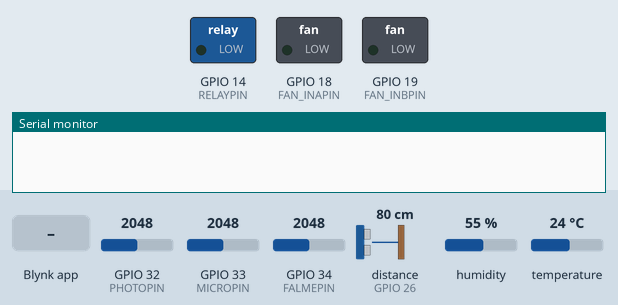
The sketch below on a simulated ESP32. On the bench: switched loads named in the sketch (green lamp = pin HIGH), the last lines printed to the serial monitor. Wiring (inferred from the names in the program): ultrasonic range finder: trigger GPIO 25; echo GPIO 26. Inputs (shaded band) come from the test bench; at power-on: GPIO 32 (PHOTOPIN) = 2048, GPIO 33 (MICROPIN) = 2048, GPIO 34 (FALMEPIN) = 2048, distance to the obstacle (sensor on GPIO 26) 80 cm, humidity 55 %, temperature 24 °C. The echo pulse lasts 58.3 µs per cm; WiFi joins after 1.5 s; servers stay silent unless stated; uploads are accepted with an empty reply; pins used as bus, display or sensor lines are not drawn.

Above: at 3.0 s.
3.1 s: Blynk app writes 1 to V6
At 5.5 s:
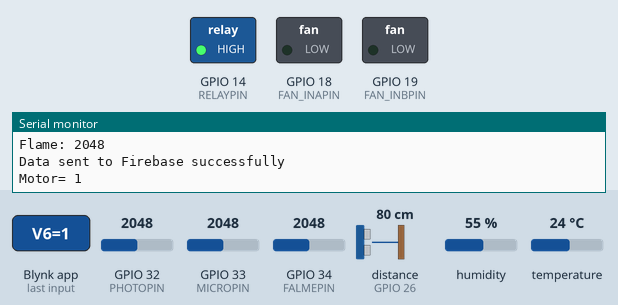
12.6 s: Blynk app writes 0 to V6
At 14.5 s:
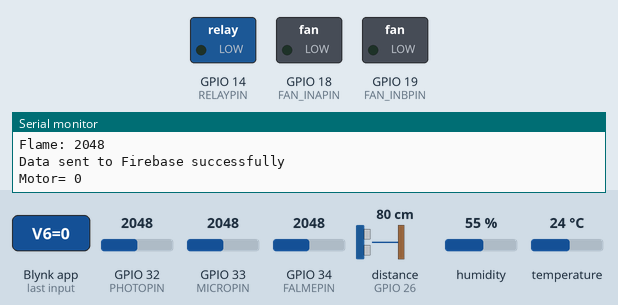
Timing chart, 0 to 16.0 s (numbered marks = the images above; inputs shaded):
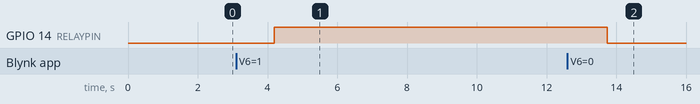

The sketch:

Project-Emb-DOIT-All.ino
```cpp
#include "soc/soc.h"
#include "soc/rtc_cntl_reg.h"

#define BLYNK_PRINT Serial
#define BLYNK_TEMPLATE_ID "TMPL6p-I1HYkE"
#define BLYNK_TEMPLATE_NAME "Emb"
#define BLYNK_AUTH_TOKEN "lTIJY_r_HsIMMhC6gXhsl328YHqSbSRX"
#include <BlynkSimpleEsp32.h>
BlynkTimer timer;

// Firebase configuration
#include <WiFi.h>
#include <FirebaseESP32.h>
#define FIREBASE_HOST "project-emb-a6725-default-rtdb.asia-southeast1.firebasedatabase.app"
#define FIREBASE_AUTH "AIzaSyCFH00MqZBkP6sUacCclm4HFU6BbLm9G0w"
FirebaseData firebaseData;
FirebaseConfig firebaseConfig;
FirebaseAuth firebaseAuth;
FirebaseJson json;

// FastAPI configuration
#include <HTTPClient.h>
#include <ArduinoJson.h>
#define FASTAPI_SERVER "https://fastapi-lightgbm-deploy-6hef.vercel.app"
HTTPClient http;

#define ULTRA_TRINGPIN 25
#define ULTRA_ECHOPIN 26

#define MICROPIN 33
#define RELAYPIN 14
#define FAN_INAPIN 18
#define FAN_INBPIN 19
#define PHOTOPIN 32
#define FALMEPIN 34

#include "DHT.h"
#define DHTPIN 27
#define DHTTYPE DHT11
DHT dht(DHTPIN, DHTTYPE);

double value_humidity, value_temp, value_photo, value_flame;
int value_ultra, value_micro;
bool state = 0;

void Flame_Sensor();
void Micro_Sensor();
void Ultra_Sensor();
long Ultra_microsecondsToCentimeters(long microseconds);
void DHT_Sensor();
void Photo_Sensor();
void Fan_on();
void Fan_off();
void Relay_on();
void Relay_off();
void sendDataToFirebase();
bool predictMotorState();

BLYNK_WRITE(V6) {
  int pinValue = param.asInt();
  Serial.print(F("Motor= "));
  Serial.println(pinValue);

  // process received value
  if (pinValue == 1) {
    Relay_on();
  } else {
    Relay_off();
  }
}

void myTimerEvent() {
  Blynk.virtualWrite(V0, value_humidity);
  Blynk.virtualWrite(V1, value_temp);
  Blynk.virtualWrite(V2, value_photo);

  Blynk.virtualWrite(V3, value_ultra);
  Blynk.virtualWrite(V4, value_micro);
  Blynk.virtualWrite(V6, state);
  Blynk.virtualWrite(V7, value_flame);
}

void setup() {
  WRITE_PERI_REG(RTC_CNTL_BROWN_OUT_REG, 0);  //disable detector
  Serial.begin(115200);
  // Blynk.begin(BLYNK_AUTH_TOKEN, "Poomphasin 2.4G", "0956579194");
  Blynk.begin(BLYNK_AUTH_TOKEN, "iPhonePanunan", "@1234567890");
  timer.setInterval(1000L, myTimerEvent);

  // Initialize Firebase
  firebaseConfig.host = FIREBASE_HOST;
  firebaseConfig.signer.tokens.legacy_token = FIREBASE_AUTH;
  Firebase.begin(&firebaseConfig, &firebaseAuth);
  Firebase.reconnectWiFi(true);
  Firebase.setReadTimeout(firebaseData, 1000 * 60);
  Firebase.setwriteSizeLimit(firebaseData, "tiny");

  dht.begin();  //DHT
  pinMode(FAN_INAPIN, OUTPUT);
  pinMode(FAN_INBPIN, OUTPUT);
  pinMode(RELAYPIN, OUTPUT);

  pinMode(ULTRA_TRINGPIN, OUTPUT);
  pinMode(ULTRA_ECHOPIN, OUTPUT);
  pinMode(ULTRA_ECHOPIN, OUTPUT);

  pinMode(FALMEPIN, INPUT);
  pinMode(MICROPIN, INPUT);
  pinMode(PHOTOPIN, INPUT);
}

void loop() {
  Blynk.run();
  timer.run();
  Blynk.syncVirtual(V6);
  // Wait a few seconds between measurements.
  delay(2000);

  Ultra_Sensor();
  Micro_Sensor();

  // Use LightGBM prediction via FastAPI instead of if-else
  bool shouldOpen = predictMotorState();

  if (shouldOpen) {
    Serial.print(F(", Result: Open (ML Prediction)"));
    if (value_ultra < 30) {
      Blynk.logEvent("motor_open", "Motor is opening!");
    }
    toggleState();
  } else {
    Serial.print(F(", Result: Close (ML Prediction)"));
  }
  Serial.println();
  DHT_Sensor();
  Photo_Sensor();
  Flame_Sensor();

  // Send data to Firebase
  sendDataToFirebase();
}

void Micro_Sensor() {
  value_micro = analogRead(MICROPIN);
  Serial.print(F("Microphone: "));
  Serial.print(value_micro);
}

void Ultra_Sensor() {
  long duration, cm;

  digitalWrite(ULTRA_TRINGPIN, LOW);
  delayMicroseconds(2);
  digitalWrite(ULTRA_TRINGPIN, HIGH);
  delayMicroseconds(5);
  digitalWrite(ULTRA_TRINGPIN, LOW);
  pinMode(ULTRA_ECHOPIN, INPUT);
  duration = pulseIn(ULTRA_ECHOPIN, HIGH);

  cm = Ultra_microsecondsToCentimeters(duration);
  if (isnan(cm)) {
    Serial.println(F("Failed to read from Ultra sensor!"));
    return;
  }
  value_ultra = cm;
  Serial.print(F("Ultrasonic: "));
  Serial.print(cm);
  Serial.print("cm, ");
}

long Ultra_microsecondsToCentimeters(long microseconds) {
  // The speed of sound is 340 m/s or 29 microseconds per centimeter.
  // The ping travels out and back, so to find the distance of the
  // object we take half of the distance travelled.
  return microseconds / 29 / 2;
}

void Relay_on() {
  digitalWrite(RELAYPIN, HIGH);
}

void Relay_off() {
  digitalWrite(RELAYPIN, LOW);
}

void Fan_on() {
  digitalWrite(FAN_INAPIN, LOW);
  digitalWrite(FAN_INBPIN, HIGH);
}

void Fan_off() {
  digitalWrite(FAN_INAPIN, LOW);
  digitalWrite(FAN_INBPIN, LOW);
}

void Photo_Sensor() {
  float v = analogRead(PHOTOPIN);
  value_photo = v;
  if (isnan(v)) {
    Serial.println(F("Failed to read from Photo sensor!"));
    return;
  }
  Serial.print(F("Photo: "));
  Serial.println(v);
}


void DHT_Sensor() {
  // Reading temperature or humidity takes about 250 milliseconds!
  // Sensor readings may also be up to 2 seconds 'old' (its a very slow sensor)
  float h = dht.readHumidity();
  // Read temperature as Celsius (the default)
  float t = dht.readTemperature();
  // Read temperature as Fahrenheit (isFahrenheit = true)
  float f = dht.readTemperature(true);

  // Check if any reads failed and exit early (to try again).
  if (isnan(h) || isnan(t) || isnan(f)) {
    Serial.println(F("Failed to read from DHT sensor!"));
    return;
  }

  // Compute heat index in Fahrenheit (the default)
  float hif = dht.computeHeatIndex(f, h);
  // Compute heat index in Celsius (isFahreheit = false)
  float hic = dht.computeHeatIndex(t, h, false);

  value_humidity = h;
  value_temp = t;

  Serial.print(F("Humidity: "));
  Serial.print(h);
  Serial.print(F("%  Temperature: "));
  Serial.print(t);
  Serial.print(F("°C "));
  Serial.print(f);
  Serial.print(F("°F  Heat index: "));
  Serial.print(hic);
  Serial.print(F("°C "));
  Serial.print(hif);
  Serial.println(F("°F"));
}

void Flame_Sensor() {
  int v = analogRead(FALMEPIN);
  value_flame = v;
  if (isnan(v)) {
    Serial.println(F("Failed to read from Flame sensor!"));
    return;
  }
  Serial.print(F("Flame: "));
  Serial.println(v);
}

void toggleState() {
  state = !state;
}

void sendDataToFirebase() {
  // Create JSON object with all sensor data
  json.clear();
  json.set("humidity", value_humidity);
  json.set("temperature", value_temp);
  json.set("photo", value_photo);
  json.set("ultrasonic", value_ultra);
  json.set("microphone", value_micro);
  json.set("flame", value_flame);
  json.set("relay_state", state);
  json.set("timestamp", millis());

  // Send data to Firebase
  if (Firebase.setJSON(firebaseData, "/sensors", json)) {
    Serial.println("Data sent to Firebase successfully");
  } else {
    Serial.print("Firebase error: ");
    Serial.println(firebaseData.errorReason());
  }
}

bool predictMotorState() {
  // Check WiFi connection
  if (WiFi.status() != WL_CONNECTED) {
    Serial.println("WiFi not connected, using fallback logic");
    // Fallback to original logic if WiFi is not connected
    return (value_ultra < 30 && value_micro > 2000);
  }

  http.begin(FASTAPI_SERVER "/predict");
  http.addHeader("Content-Type", "application/json");

  // For HTTPS, skip certificate validation (not recommended for production)
  // For production, add proper SSL certificate
  #ifdef ESP32
    http.setInsecure(); // Skip SSL certificate validation for Vercel
  #endif

  // Create JSON payload - Vercel API expects only "feature" field
  // Using ultrasonic value as the feature
  StaticJsonDocument<100> doc;
  doc["feature"] = value_ultra;

  String jsonPayload;
  serializeJson(doc, jsonPayload);

  Serial.print("Sending to FastAPI: ");
  Serial.println(jsonPayload);

  int httpResponseCode = http.POST(jsonPayload);

  if (httpResponseCode > 0) {
    String response = http.getString();
    Serial.print("FastAPI Response: ");
    Serial.println(response);

    // Parse JSON response
    StaticJsonDocument<200> responseDoc;
    DeserializationError error = deserializeJson(responseDoc, response);

    if (!error) {
      // Check if response has error field
      if (responseDoc.containsKey("error")) {
        Serial.print("API Error: ");
        Serial.println(responseDoc["error"].as<String>());
        if (responseDoc.containsKey("detail")) {
          Serial.print("Detail: ");
          Serial.println(responseDoc["detail"].as<String>());
        }
        http.end();
        // Fallback to original logic
        return (value_ultra < 30 && value_micro > 2000);
      }

      // Normal response
      int prediction = responseDoc["prediction"];
      float probability = responseDoc["probability"];
      String message = responseDoc["message"];

      Serial.print("Prediction: ");
      Serial.print(message);
      Serial.print(" (Probability: ");
      Serial.print(probability);
      Serial.println(")");

      http.end();
      return (prediction == 1);
    } else {
      Serial.print("JSON parsing error: ");
      Serial.println(error.c_str());
      http.end();
      // Fallback to original logic
      return (value_ultra < 30 && value_micro > 2000);
    }
  } else {
    Serial.print("FastAPI request failed, error code: ");
    Serial.println(httpResponseCode);
    http.end();
    // Fallback to original logic
    return (value_ultra < 30 && value_micro > 2000);
  }
}
```

Measured:
- after the input at 3.1 s, GPIO 14 (RELAYPIN): LOW → HIGH after 1.1 s
- after the input at 12.6 s, GPIO 14 (RELAYPIN): HIGH → LOW after 1.1 s
